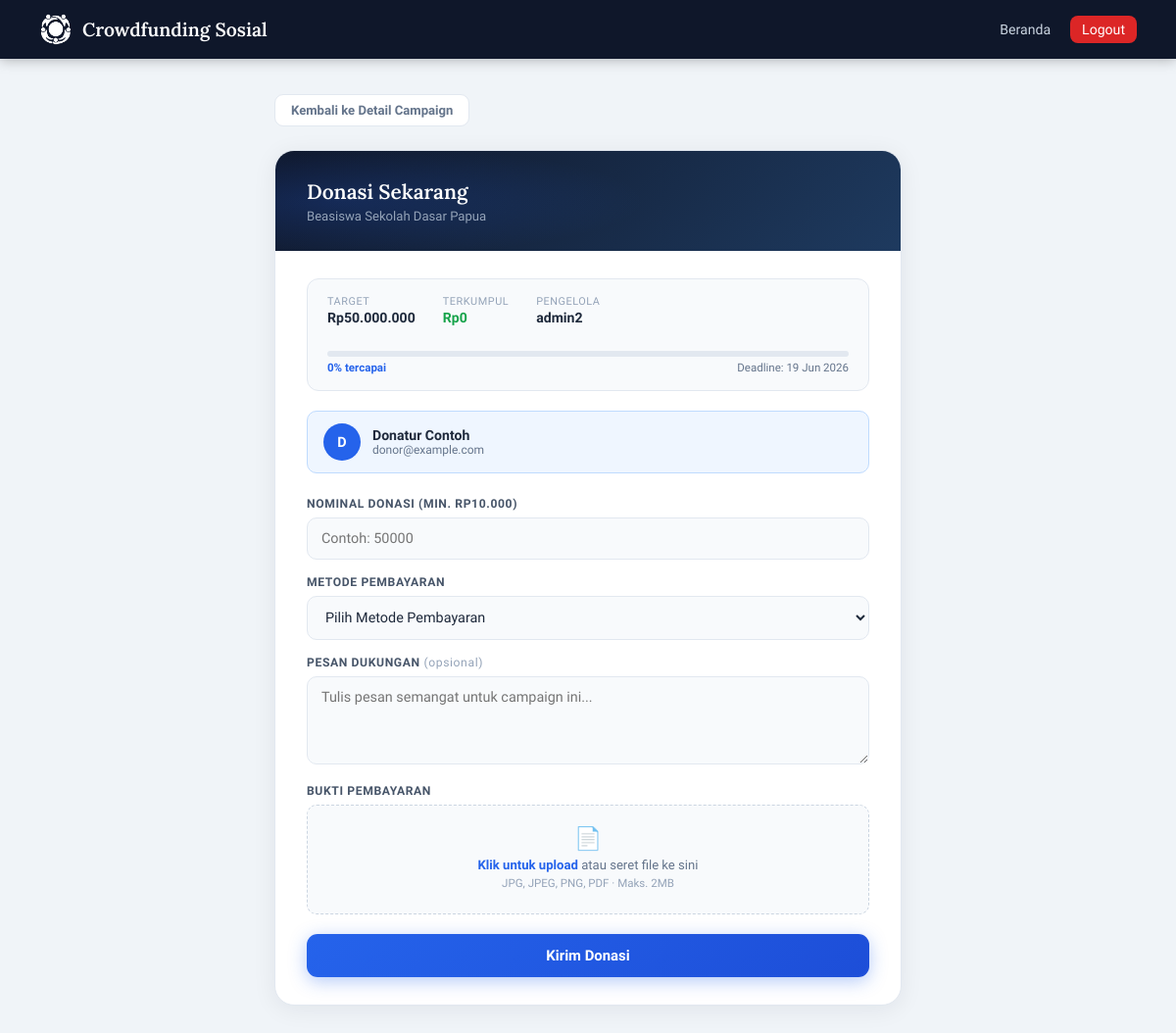
Page /donate.php?campaign_id=12 (signed in) on the committed database.
### tables this page shows
CREATE TABLE `campaigns` (
  `id` int(11) NOT NULL,
  `manager_id` int(11) NOT NULL,
  `title` varchar(150) NOT NULL,
  `category` varchar(100) NOT NULL,
  `location` varchar(150) NOT NULL,
  `description` text NOT NULL,
  `target_amount` decimal(15,2) NOT NULL DEFAULT 0.00,
  `collected_amount` decimal(15,2) NOT NULL DEFAULT 0.00,
  `deadline` datetime NOT NULL,
  `image` varchar(255) NOT NULL,
  `bank_info` varchar(255) NOT NULL,
  `created_at` timestamp NOT NULL DEFAULT current_timestamp()
);

CREATE TABLE `users` (
  `id` int(11) NOT NULL,
  `name` varchar(100) NOT NULL,
  `email` varchar(100) NOT NULL,
  `phone` varchar(20) NOT NULL,
  `address` text DEFAULT NULL,
  `avatar` varchar(255) DEFAULT NULL,
  `password` varchar(255) NOT NULL,
  `role` enum('donor','manager') NOT NULL DEFAULT 'donor',
  `created_at` timestamp NOT NULL DEFAULT current_timestamp()
);

### donate.php (the view, shortened to what this page needs)
<?php
require 'config.php';
function progColor(int $pct): array {
    if ($pct <= 50)  return ['grad' => 'linear-gradient(90deg,#2563eb,#38bdf8)', 'fire' => false];
    return               ['grad' => 'linear-gradient(90deg,#dc2626,#f97316)', 'fire' => true];
}
$campaign_id = isset($_GET['campaign_id']) ? (int)$_GET['campaign_id'] : 0;
$stmt = $conn->prepare("
    SELECT c.*, u.name AS manager_name
    FROM campaigns c
    JOIN users u ON c.manager_id = u.id
    WHERE c.id = ?
    LIMIT 1
");
$stmt->bind_param("i", $campaign_id);
$stmt->execute();
$campaign = $stmt->get_result()->fetch_assoc();
$pct = ($campaign['target_amount'] > 0)
    ? min(100, round(($campaign['collected_amount'] / $campaign['target_amount']) * 100))
    : 0;
?>
<!DOCTYPE html>
<html lang="id">
<head>
</head>
<body>
<nav class="navbar">
    <a class="navbar-brand" href="index.php">
        <img src="uploads/LogoKecil.png" alt="Logo">
        Crowdfunding Sosial
    </a>
    <div class="navbar-links">
        <a href="index.php">Beranda</a>
        <a href="logout.php" class="danger">Logout</a>
    </div>
</nav>
<div class="page">
    <a href="detail.php?id=<?= $campaign['id'] ?>" class="back-link">Kembali ke Detail Campaign</a>
    <div class="donate-card">
        <div class="card-header">
            <h2>Donasi Sekarang</h2>
            <p><?= htmlspecialchars($campaign['title']) ?></p>
        </div>
        <div class="card-body">
            <div class="campaign-info">
                <div class="ci-item">
                    <div class="ci-label">Target</div>
                    <div class="ci-value">Rp<?= number_format($campaign['target_amount'], 0, ',', '.') ?></div>
                </div>
                <div class="ci-item">
                    <div class="ci-label">Terkumpul</div>
                    <div class="ci-value green">Rp<?= number_format($campaign['collected_amount'], 0, ',', '.') ?></div>
                </div>
                <div class="ci-item">
                    <div class="ci-label">Pengelola</div>
                    <div class="ci-value"><?= htmlspecialchars($campaign['manager_name']) ?></div>
                </div>
                <div style="flex-basis:100%">
                    <?php $pc = progColor($pct); ?>
                    <div class="prog-bg">
                    </div>
                    <div class="prog-label">
                        <span class="pct"><?= $pct ?>% tercapai<?= $pc['fire'] ? ' 🔥' : '' ?></span>
                        <span>Deadline: <?= date('d M Y', strtotime($campaign['deadline'])) ?></span>
                    </div>
                </div>
            </div>
            <div class="donor-info">
                <div class="donor-avatar"><?= strtoupper(substr($_SESSION['user_name'], 0, 1)) ?></div>
                <div>
                    <div class="d-name"><?= htmlspecialchars($_SESSION['user_name']) ?></div>
                    <div class="d-email"><?= htmlspecialchars($_SESSION['user_email']) ?></div>
                </div>
            </div>
            <form method="post" enctype="multipart/form-data" id="donateForm">
                <div class="form-group">
                    <label>Nominal Donasi (min. Rp10.000)</label>
                    <input type="number" name="amount" placeholder="Contoh: 50000" min="10000"
                           value="<?= htmlspecialchars($_POST['amount'] ?? '') ?>" required>
                </div>
                <div class="form-group">
                    <label>Metode Pembayaran</label>
                    <select name="payment_method" id="paymentMethod">
                        <option value="">Pilih Metode Pembayaran</option>
                    </select>
                </div>
                <div class="form-group">
                    <label>Pesan Dukungan <span style="color:#94a3b8;font-weight:400;text-transform:none">(opsional)</span></label>
                    <textarea name="message" placeholder="Tulis pesan semangat untuk campaign ini..."><?= htmlspecialchars($_POST['message'] ?? '') ?></textarea>
                </div>
                <div class="form-group">
                    <label>Bukti Pembayaran</label>
                    <div class="file-upload-wrap" id="fileWrap">
                        <div class="fu-icon">&#128196;</div>
                        <div class="fu-text"><strong>Klik untuk upload</strong> atau seret file ke sini</div>
                        <div class="fu-hint">JPG, JPEG, PNG, PDF &middot; Maks. 2MB</div>
                    </div>
                </div>
                <button type="submit" name="submit_donation" class="btn-submit">Kirim Donasi</button>
            </form>
        </div>
    </div>
</div>
</body>
</html>

### rows in the picture
campaigns: title "Beasiswa Sekolah Dasar Papua", target_amount "50.000.000", collected_amount "0", manager.name "admin2", deadline "19 Jun 2026"

### other values in the picture
$pct "0"
substr($_SESSION['user_name'], 0, 1) "D"
$_SESSION['user_name'] "Donatur Contoh"
$_SESSION['user_email'] "donor@example.com"
